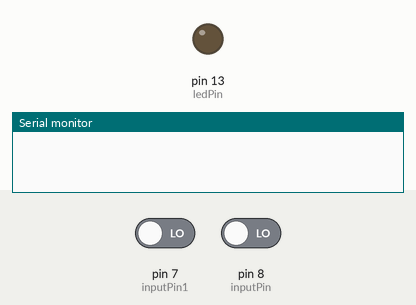
Simulated run of this sketch. Board: Arduino Uno, built with avr-gcc and run on an emulated ATmega328P. Shown: output pins drawn as LEDs (lit = HIGH), the last lines printed to the serial monitor. The inputs (shaded band) are chosen by the test bench; at power-on: pin 7 (inputPin1) LOW, pin 8 (inputPin) LOW.

Above: at 1.2 s.
1.3 s: pin 7 (inputPin1) driven HIGH
At 2.5 s:
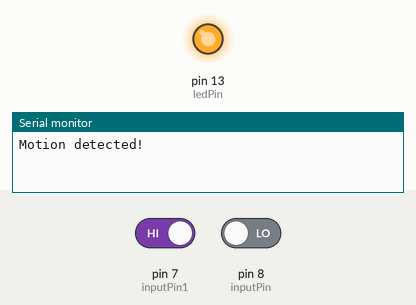
2.8 s: pin 7 (inputPin1) driven LOW
At 3.8 s:
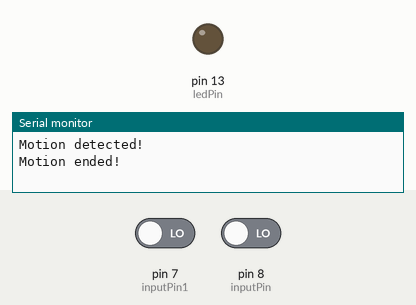
4.3 s: pin 8 (inputPin) driven HIGH
At 4.9 s:
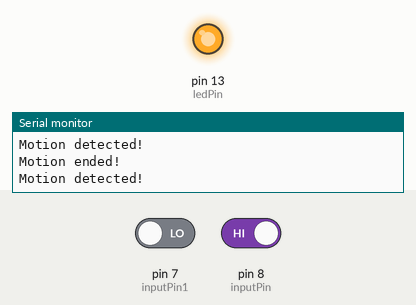
5.8 s: pin 8 (inputPin) driven LOW
At 6.1 s:
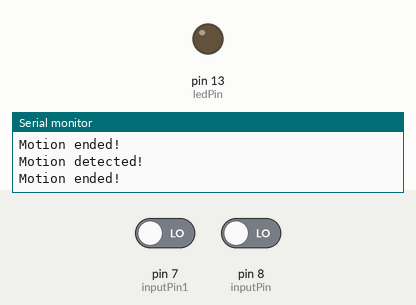
Timing chart, 0 to 8.3 s (numbered marks = the images above; inputs shaded):
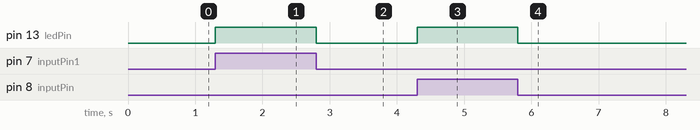

The sketch:

UCMN-EE-PIR-MOTION.ino
```cpp
int ledPin = 13;
int inputPin = 8;
int inputPin1 = 7;
int pirState = LOW;
int pirState1 = LOW;
int val = 0;
int val1 = 0;

void setup() {
  pinMode(ledPin, OUTPUT);
  pinMode(inputPin, INPUT);
  pinMode(inputPin1, INPUT);

  Serial.begin(9600);
}

void loop(){
  val = digitalRead(inputPin);
  val1 = digitalRead(inputPin1);
  if (val == HIGH || val1 == HIGH)
  {
    digitalWrite(ledPin, HIGH);

    if (pirState == LOW || pirState1 == LOW)
    {
      Serial.println("Motion detected!");
      pirState = HIGH;
      pirState1 = HIGH;
    }
  }
  else
  {
    digitalWrite(ledPin, LOW);

    if (pirState == HIGH || pirState1 == HIGH)
    {
      Serial.println("Motion ended!");
      pirState = LOW;
      pirState1 = LOW;
    }
  }
}
```

Measured:
- after the input at 1.3 s, pin 13 (ledPin): LOW → HIGH at once
- after the input at 2.8 s, pin 13 (ledPin): HIGH → LOW at once
- after the input at 4.3 s, pin 13 (ledPin): LOW → HIGH at once
- after the input at 5.8 s, pin 13 (ledPin): HIGH → LOW at once
